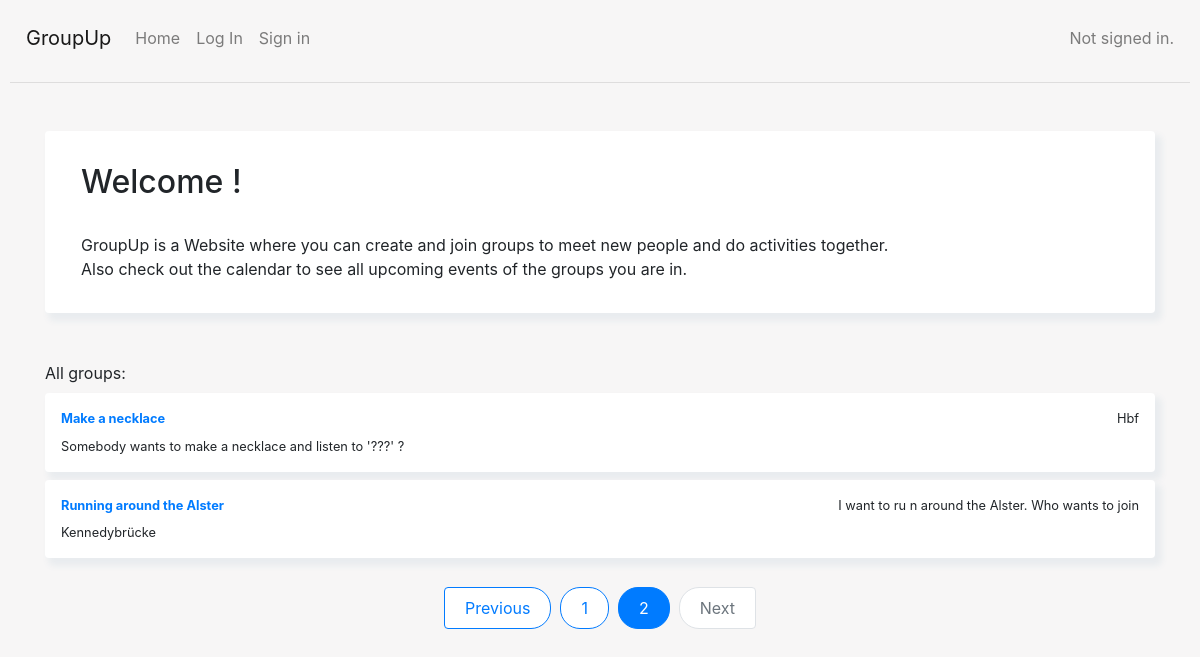
Screenshot of /?page=2 with the database file from the repository.
### capstone/models.py (models this page shows, shortened)
class Group(models.Model):
    name = models.CharField(max_length=200)
    description = models.CharField(max_length=200)
    location = models.CharField(max_length=200)
    activity = models.ForeignKey(Activity, on_delete=models.CASCADE, default=None)
    time_and_date = models.DateTimeField(default=None)
    users = models.ManyToManyField(User)
    creator = models.ForeignKey(User, on_delete=models.CASCADE, default=None, related_name='creator')
    recurring = models.BooleanField(default=False)

### capstone/views.py (the view)
# urls.py: path('', views.index, name='index'),
def index(request):
    groups = Group.objects.all()
    paginator = Paginator(groups, 5)
    page_number = request.GET.get('page')
    try:
        groups = paginator.page(page_number)
    except PageNotAnInteger:
        groups = paginator.page(1)
    except EmptyPage:
        groups = paginator.page(paginator.num_pages)
    return render(request, 'capstone/index.html', {'groups': groups})

### capstone/templates/capstone/index.html (shortened to what this page needs)
{% extends "capstone/layout.html" %}
{% block body %}
{% load static %}
<div class="container mt-5">
    <div class="card p-3 mt-2">
        <div class="untereBox">
        <h2>Welcome {{ request.user.username }}!</h2>
        GroupUp is a Website where you can create and join groups to meet new people and do activities together. <br>
        Also check out the calendar to see all upcoming events of the groups you are in.
        </div>
    </div>
</div>
<div class="container mt-5">
    <div class="row  d-flex justify-content-center" style="background-color: transparent;">
        <div class="col-md-12" >
            {% if groups %}
            All groups: <br>
                {% for group in groups %}
                <div class="card p-3 mt-2">
                    <div class="d-flex justify-content-between align-items-center">
                        <div class="user d-flex flex-row align-items-center">
                            <small class="font-weight-bold text-primary">
                                <a href="{%  url 'group_detail' group_id=group.id %}">
                                    {{ group.name }}
                                </a>
                            </small>
                        </div>
                        <small>{{ group.location }}</small>
                    </div>
                        <div id="postArea_{{ group.id }}">
                            <div class="action d-flex justify-content-between mt-2 align-items-center">
                                <small class ="afterEditedContent_" id="afterEditedContent_{{ group.id }}">{{ group.description }}</small>
                            </div>
                         </div>
                </div>
                {% endfor %}
                <br/>
                <div>
                    <nav aria-label="Page navigation ">
                        <ul class="pagination">
                            {% if groups.has_previous %}
                                <li class="page-item"><a class="page-link" href="?page={{ groups.previous_page_number }}">Previous</a></li>
                            {% else %}
                                <li class="page-item disabled"><a class="page-link">Previous</a></li>
                            {% endif %}
                            {% for i in groups.paginator.page_range %}
                                {% if groups.number == i %}
                                    <li class="page-item active"><a class="page-link">{{ i }}</a></li>
                                {% else %}
                                    <li class="page-item"><a class="page-link" href="?page={{ i }}">{{ i }}</a></li>
                                {% endif %}
                            {% endfor %}
                            {% if groups.has_next %}
                                <li class="page-item"><a class="page-link" href="?page={{ groups.next_page_number }}">Next</a></li>
                            {% else %}
                                <li class="page-item disabled"><a class="page-link">Next</a></li>
                            {% endif %}
                        </ul>
                    </nav>
                </div>
            {% else %}
            There are no groups yet, <a href="{% url 'create_group_page' %}">create one!</a>
            {% endif %}
        </div>
    </div>
</div>
{% endblock %}

### capstone/static/capstone/styles.css (style rules this page uses)
body { padding: 10px; background-color: #f7f6f6; }
.untereBox { padding: 16px; padding-right: 20px; padding-left: 20px; }
.pagination { display: flex; justify-content: center; align-items: center; }
.page-item { margin: 5px; }
.page-link { border-radius: 20px; padding: 10px 20px; border: 1px solid #027bff; color: #027bff; align-items: center; justify-content: center; }
.row { background: #f7f6f6; }
.card { border: none; box-shadow: 5px 6px 6px 2px #e9ecef; border-radius: 4px; }

### rows the page displays
Group: name "Make a necklace", location "Hbf", description "Somebody wants to make a necklace and listen to '???' ?"
Group: name "Running around the Alster", location "I want to ru n around the Alster. Who wants to join", description "Kennedybrücke"

### other values shown
{{ i }} "1"
{{ i }} "2"
